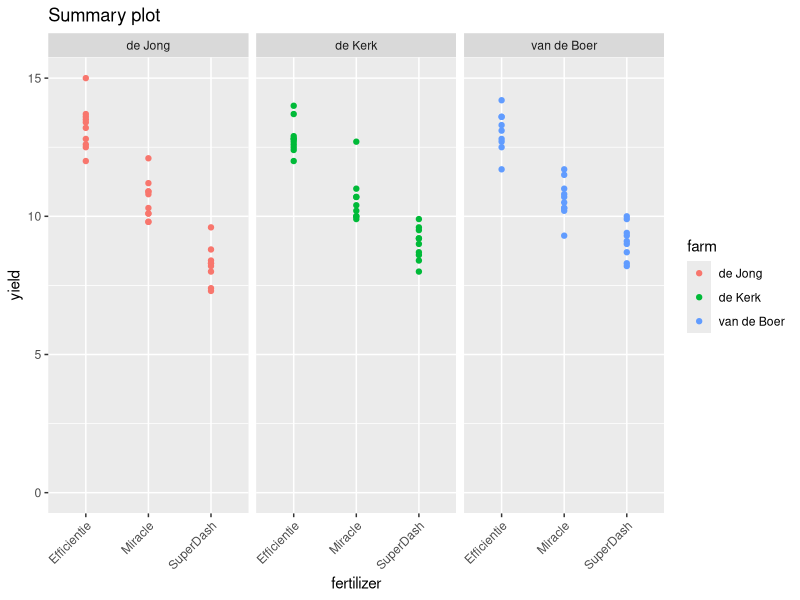
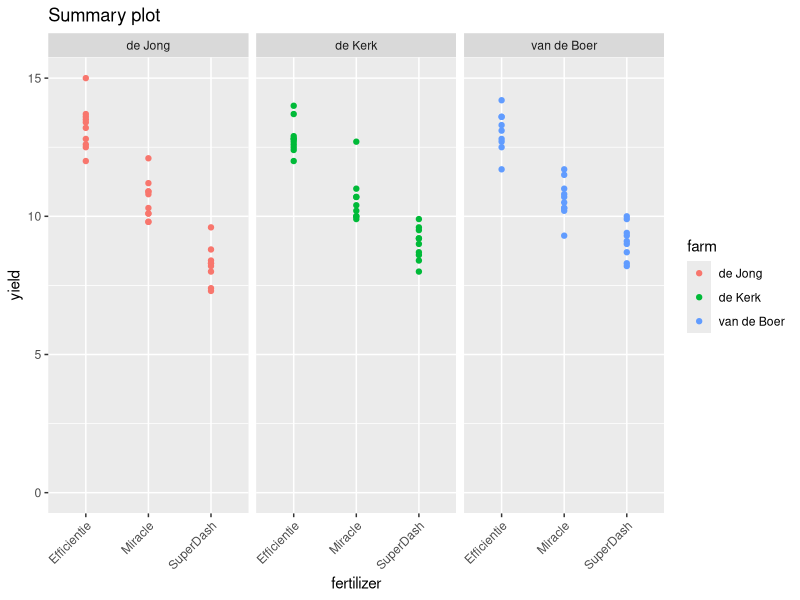

Write R code to recreate these figures, in order. (Note: this script raises an error after producing the figures.)
##### Minimal Reproducible Analysis Example
##### 3 - analysis

library(openxlsx)
library(ggplot2)
library(emmeans)


##### Load data ------------------------------------------------------------------------------------

d <- read.xlsx("./data/cleaned/fertilizer_trial_WUR_cleaned.xlsx",
                sheet = "data")

##### Analysis -------------------------------------------------------------------------------------

## Simple summary graph
summary_plot <- ggplot(d) + # initialize graph
  aes(x = fertilizer, y = yield, colour = farm) + # define relation between graph properties and variables
  geom_point(na.rm = TRUE) + # define plot type, here scatter plot
  facet_wrap(farm ~ .) + # allow faceting => each farm corresponds to one pane
  theme(axis.text.x = element_text(angle = 45, vjust = 1, hjust = 1)) + # rotate axis labels
  ylim(0, 15) + # set y axis limits
  ggtitle("Summary plot") # add title

# Display the summary plot
summary_plot

# Save the summary plot
ggsave(filename = "./results/figures/summary_plot.png",
       plot = summary_plot)


## Fit a simple linear model
fit <- lm(yield ~ farm + fertilizer, data = d)

## Get an ANOVA table
av <- anova(fit)


## Calculate Estimated Marginal Means, aka adjusted means:
## These are the mean yield for each combination of farm and fertilizer
## as the model predicts them.
emms <- emmeans(fit, ~  farm + fertilizer)

## Write results to a text file
sink(file = "results/raw/fertilzer_trial_stats.txt")
print("anova table:")
print(av)
print("em means table:")
print(emms)
sink()


## Fancy graph: combining raw data and adjusted means and their corresponding
## confidence interval

emms_df <- as.data.frame(emms)

emms_plot <- ggplot(d) +
  aes(x = fertilizer, y = yield, colour = farm) + # raw data
  geom_point(na.rm = TRUE,
             position = position_dodge(width = 0.2),
             alpha = 0.2) +
  geom_pointrange(data = emms_df, # Estimated Marginal Means
                  aes(y = emmean, ymin = lower.CL, ymax = upper.CL),
                  position = position_dodge(width = 0.2)) +
  ylim(0, 15) +
  ggtitle("Estimated Marginal Means")

# Display emms plots
emms_plot

# Save the fancy plot
ggsave(filename = "./results/figures/emms_plot.png",
       plot = emms_plot)
